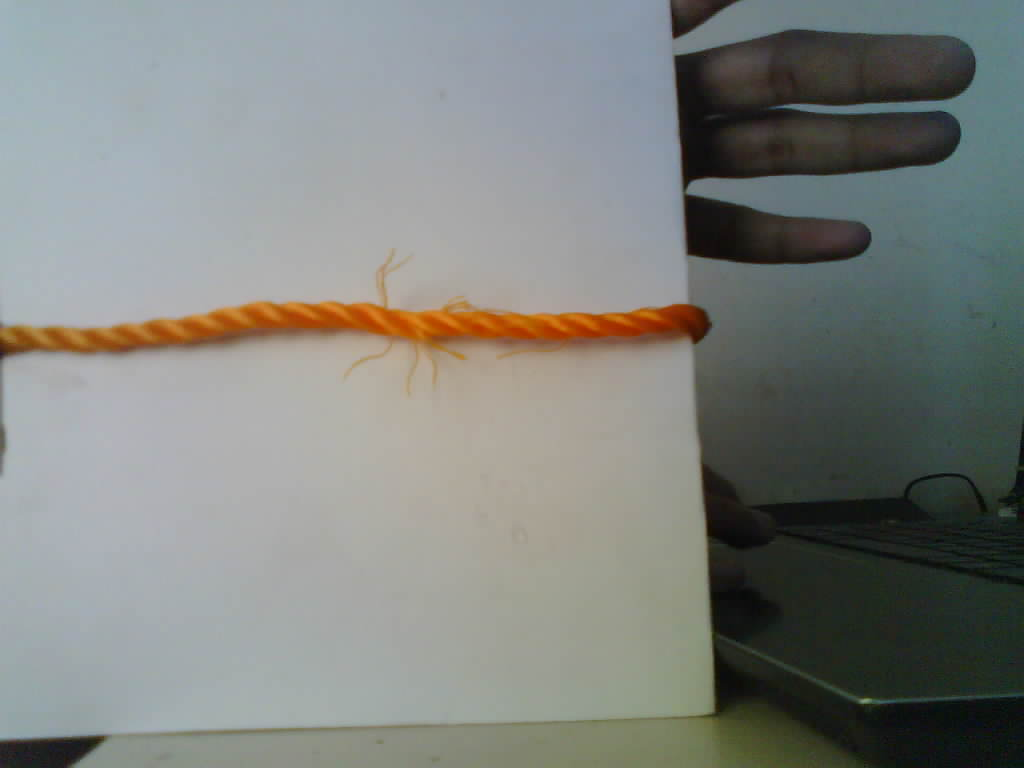
#> input picture DIP_P1/capture4.jpg, 1024 x 768 px, found by its file name
$ python pythonOPENCV.py
#> lines starting #> are read from the running program, lines starting #| are printed output that depends on the picture; after the words box and inside, x2 and y2 are one past the last pixel; in counts of white or black regions, pixels touching at a corner belong together
import cv2
import numpy as np


image = cv2.imread("D:\my stuff\TYProject\DIP_P1\capture4.jpg")
#> image is the input picture: shape (768, 1024, 3); mean B, G, R 126.9, 130.8, 127.5
image= cv2.cvtColor(image, cv2.COLOR_BGR2GRAY)
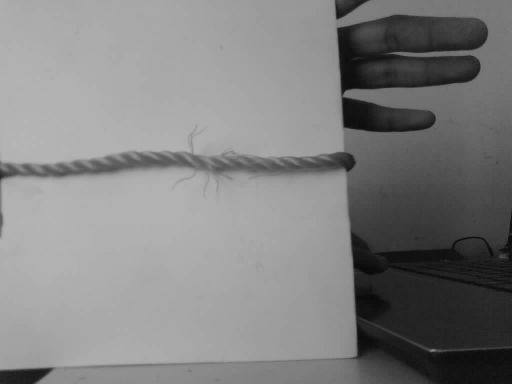
#> image: shape (768, 1024) (shown at 1/2 size); min 3, max 182, mean 129.3

# performing the edge detetcion
gradients_sobelx = cv2.Sobel(image, -1, 1, 0)
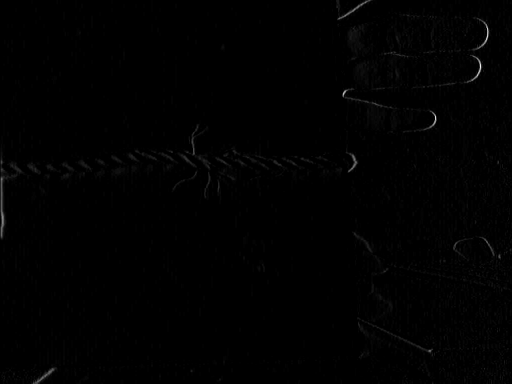
#> gradients_sobelx: shape (768, 1024) (shown at 1/2 size); min 0, max 255, mean 1.2
gradients_sobely = cv2.Sobel(image, -1, 0, 1)
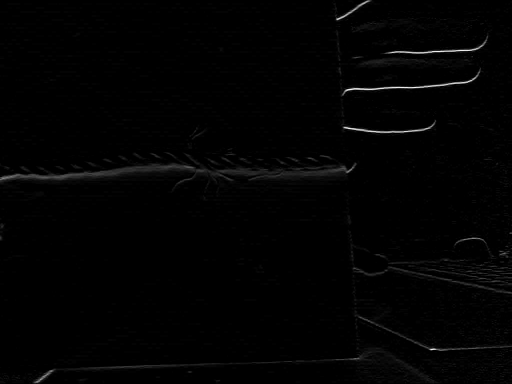
#> gradients_sobely: shape (768, 1024) (shown at 1/2 size); min 0, max 255, mean 2.4
gradients_sobelxy = cv2.addWeighted(gradients_sobelx, 0.5, gradients_sobely, 0.5, 0)

gradients_laplacian = cv2.Laplacian(image, -1)

canny_output = cv2.Canny(image, 80, 150)
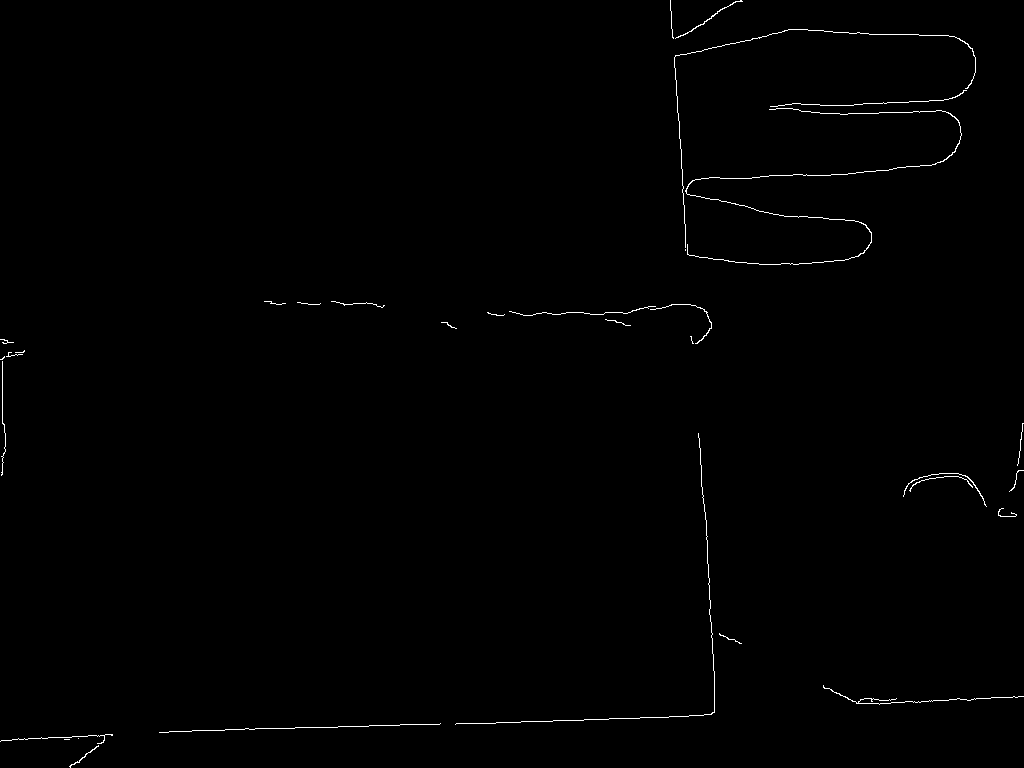
#> canny_output: shape (768, 1024); 0.52% white in thin lines or dots

cv2.imshow('Sobel x', gradients_sobelx)
cv2.imshow('Sobel y', gradients_sobely)
cv2.imshow('Sobel X+y', gradients_sobelxy)
cv2.imshow('laplacian', gradients_laplacian)
cv2.imshow('Canny', canny_output)
cv2.waitKey()

$ run again, with DIP_P1/capture1.jpg copied over DIP_P1/capture4.jpg
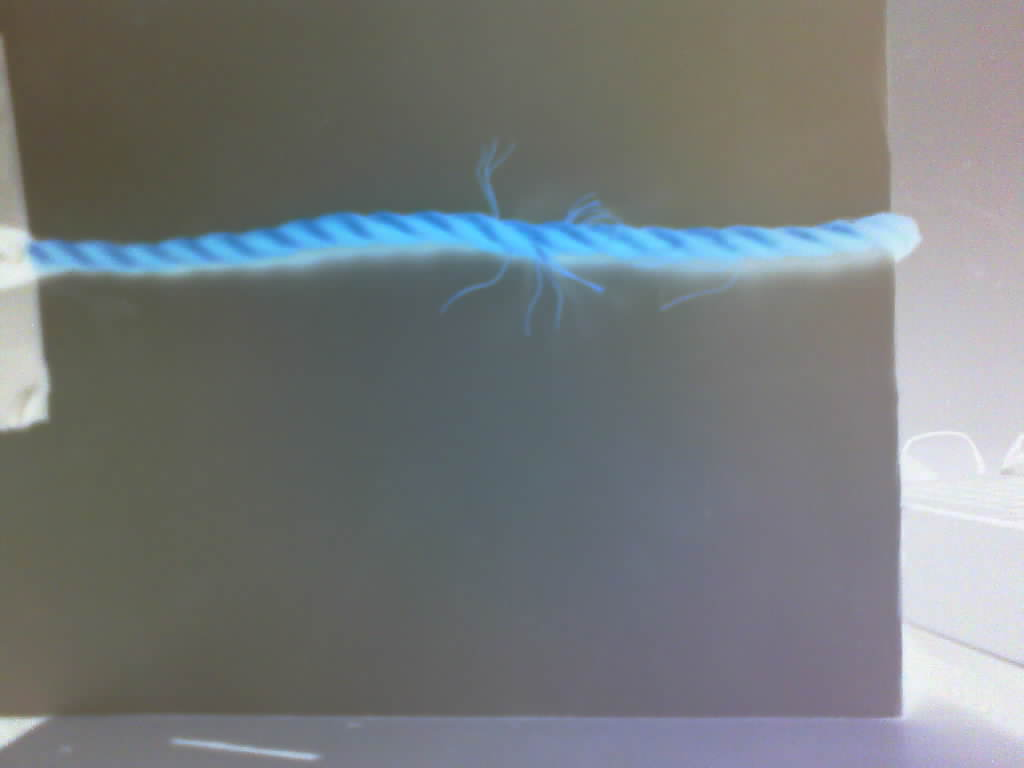
#> input picture DIP_P1/capture1.jpg, 1024 x 768 px, found by its file name
#> image is the input picture: shape (768, 1024, 3); mean B, G, R 122.5, 121.7, 117.8
#> `image= cv2.cvtColor(image, cv2.COLOR_BGR2GRAY)`:
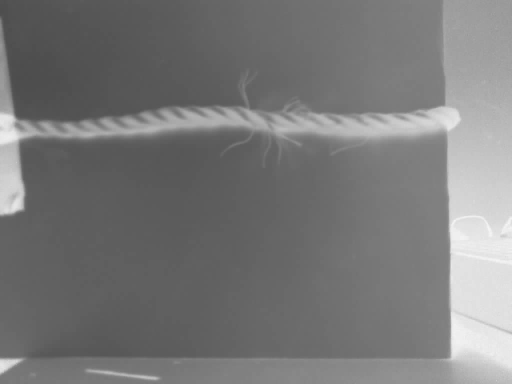
#> image: shape (768, 1024) (shown at 1/2 size); min 77, max 246, mean 120.6
#> `canny_output = cv2.Canny(image, 80, 150)`:
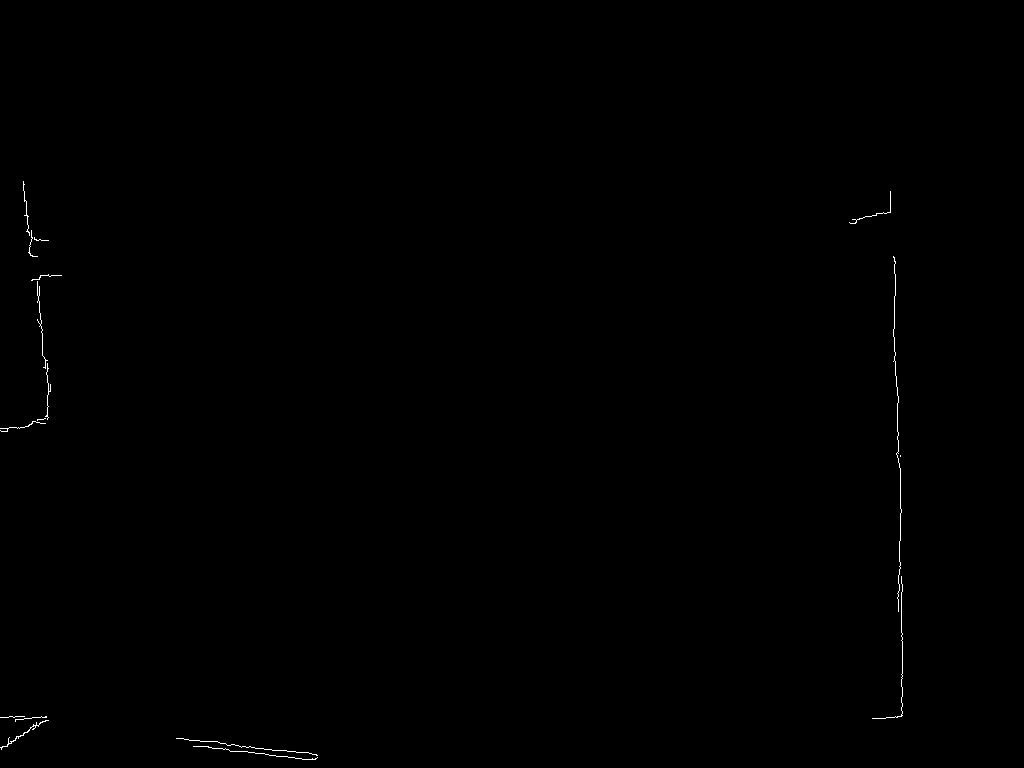
#> canny_output: shape (768, 1024); 0.18% white in thin lines or dots, all inside (x1, y1, x2, y2) = (0, 181, 903, 760)

$ run again, with DIP_P1/capture2.jpg copied over DIP_P1/capture4.jpg
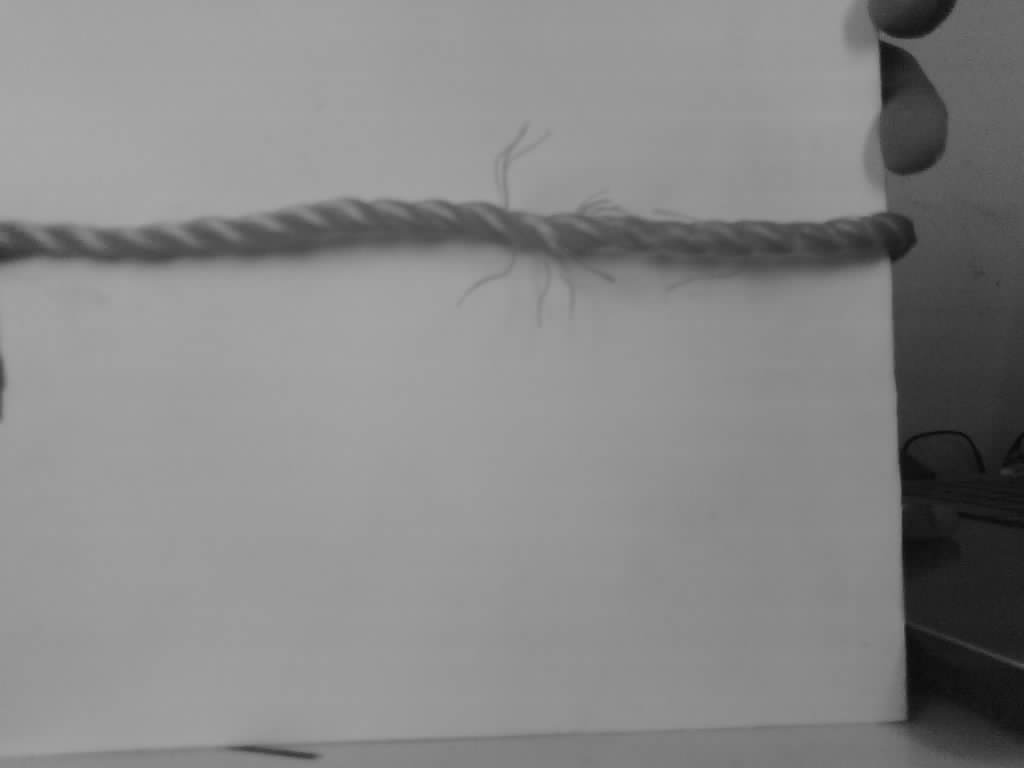
#> input picture DIP_P1/capture2.jpg, 1024 x 768 px, found by its file name
#> image is the input picture: shape (768, 1024, 3); min 9, max 167, mean 135.1
#> image: shape (768, 1024)
#> `gradients_sobelx = cv2.Sobel(image, -1, 1, 0)`:
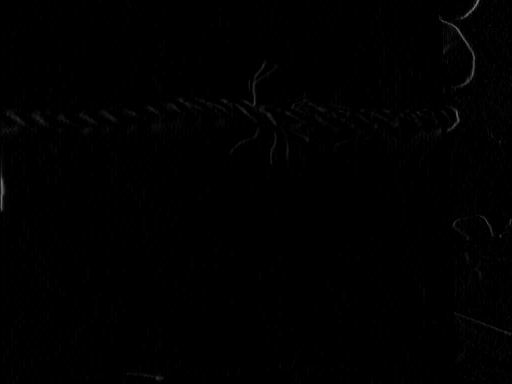
#> gradients_sobelx: shape (768, 1024) (shown at 1/2 size); min 0, max 147, mean 0.7
#> `canny_output = cv2.Canny(image, 80, 150)`:
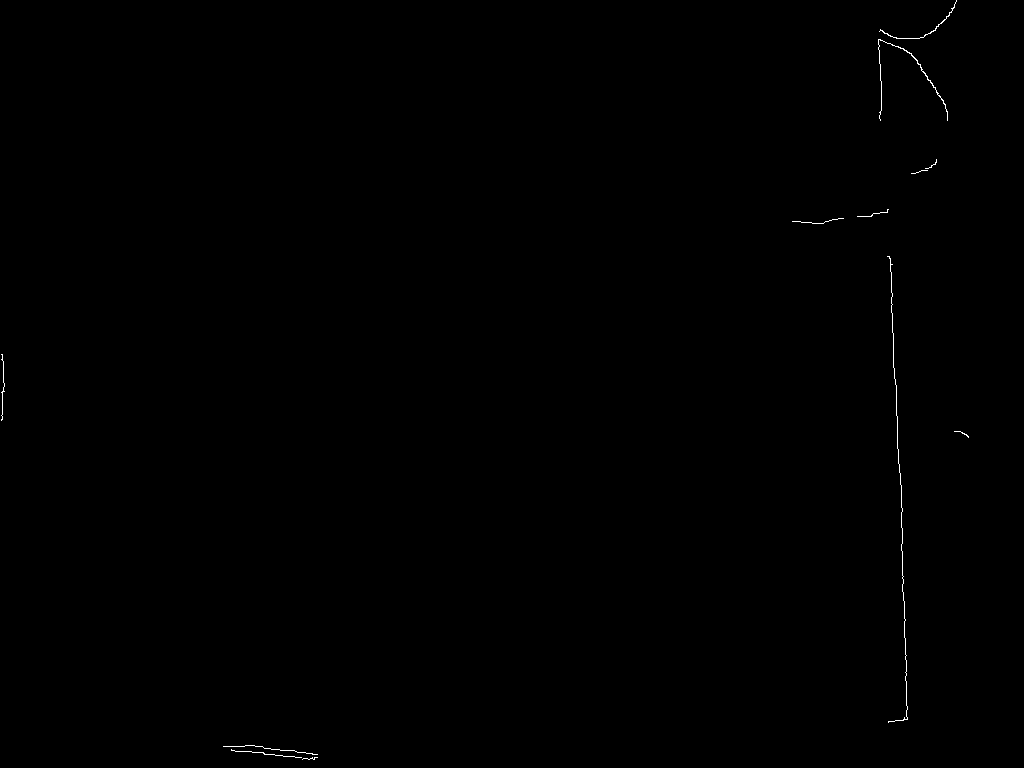
#> canny_output: shape (768, 1024); 0.16% white in thin lines or dots
